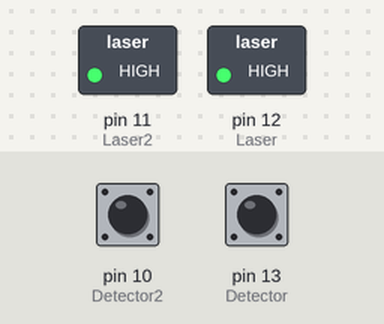
Bench run of a sketch on a simulated Arduino Uno, built with avr-gcc and run on an emulated ATmega328P. Parts: switched loads named in the sketch (green lamp = pin HIGH). The test bench sets the inputs (shaded band); at power-on: pin 10 (Detector2) HIGH, pin 13 (Detector) HIGH.

Above: at 0.1 s.
Timing chart, 0 to 1.6 s (numbered marks = the images above):
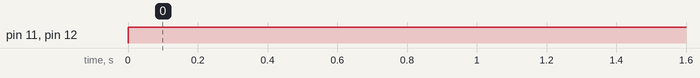

The sketch:

Ko_u_Arduino.ino
```cpp
int Laser = 12;
int Detector = 13;
int Laser2 =11;
int Detector2 = 10;
unsigned long start=0;
unsigned long bitis=0;


void setup() {


  // put your setup code here, to run once:
Serial.begin(9600);
pinMode(Laser, OUTPUT);
pinMode(Detector, INPUT);
pinMode(Laser2, OUTPUT);
pinMode(Detector2,INPUT);
}
void a(){

boolean val=digitalRead(Detector);
boolean val2=digitalRead(Detector2);

while(val2==0 && val==0){
val2=digitalRead(Detector2);
val=digitalRead(Detector);
  }


  }


void b(){

boolean val3=digitalRead(Detector);
boolean val4=digitalRead(Detector2);

  if(val3!=1 && val4!=0)
  {
    val4=digitalRead(Detector2);
    val3=digitalRead(Detector);
    b();
    }

  }
void loop() {
  // put your main code here, to run repeatedly:
digitalWrite(Laser , HIGH);
digitalWrite(Laser2 , HIGH);


//delay(100);


start=millis();

a();
bitis=millis();

if(bitis>start){
  if(bitis-start>100){
    Serial.println(bitis-start);
    /*Serial.println("*");*/

  }


}
b();
/*if(bitis-start>100)*/
/*Serial.println(bitis-start);*/
  }
```

Measured:
- by itself, pin 11 (Laser2), pin 12 (Laser): LOW → HIGH at 0.00 s
